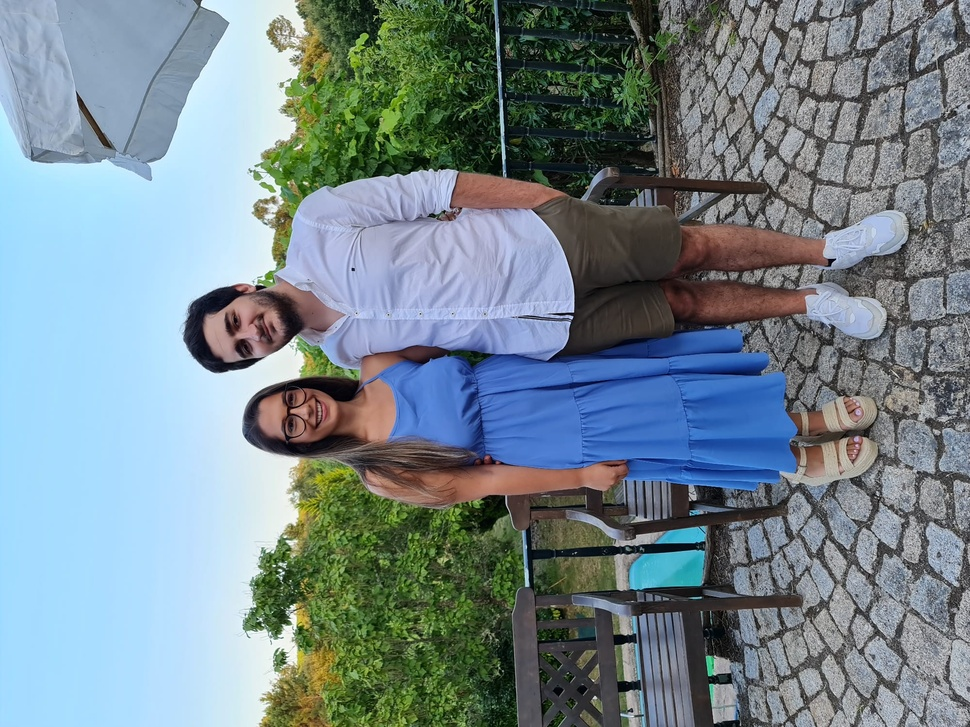
#> input picture img/both.jpeg, 970 x 727 px, shrunk from 2000 x 1500 before the run
$ python main.py
#> lines starting #> are read from the running program, lines starting #| are printed output that depends on the picture
import cv2

img = cv2.imread('img/both.jpeg')
#> img is the input picture: shape (727, 970, 3); mean B, G, R 142.4, 135.2, 118.2

gray_img = cv2.cvtColor(img, cv2.COLOR_BGR2GRAY)
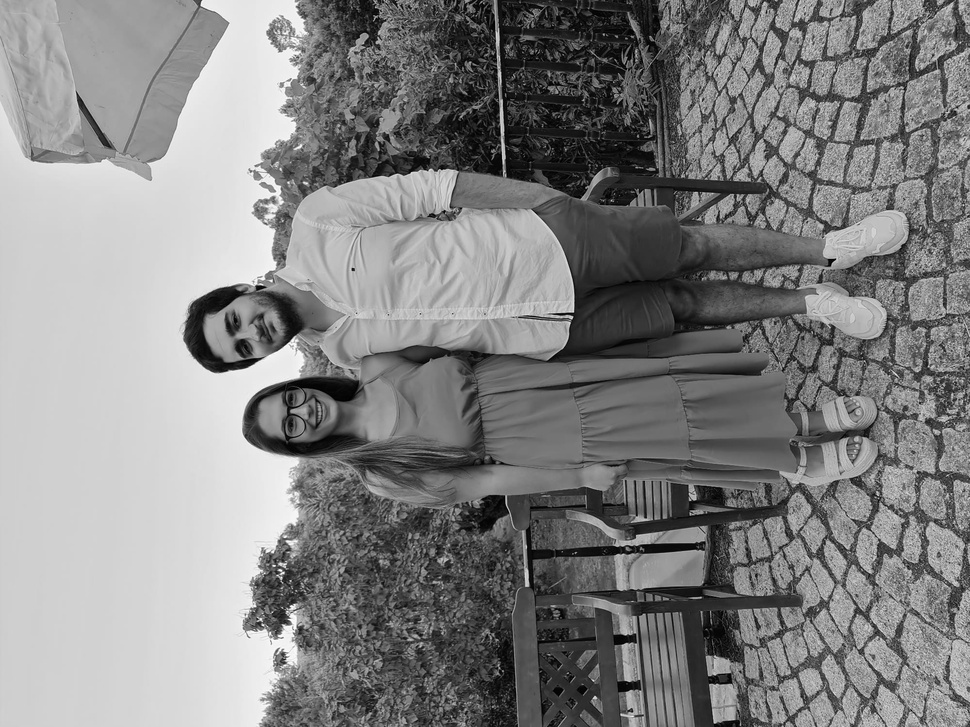
#> gray_img: shape (727, 970); min 0, max 255, mean 131

inverted_gray_img = 255 - gray_img
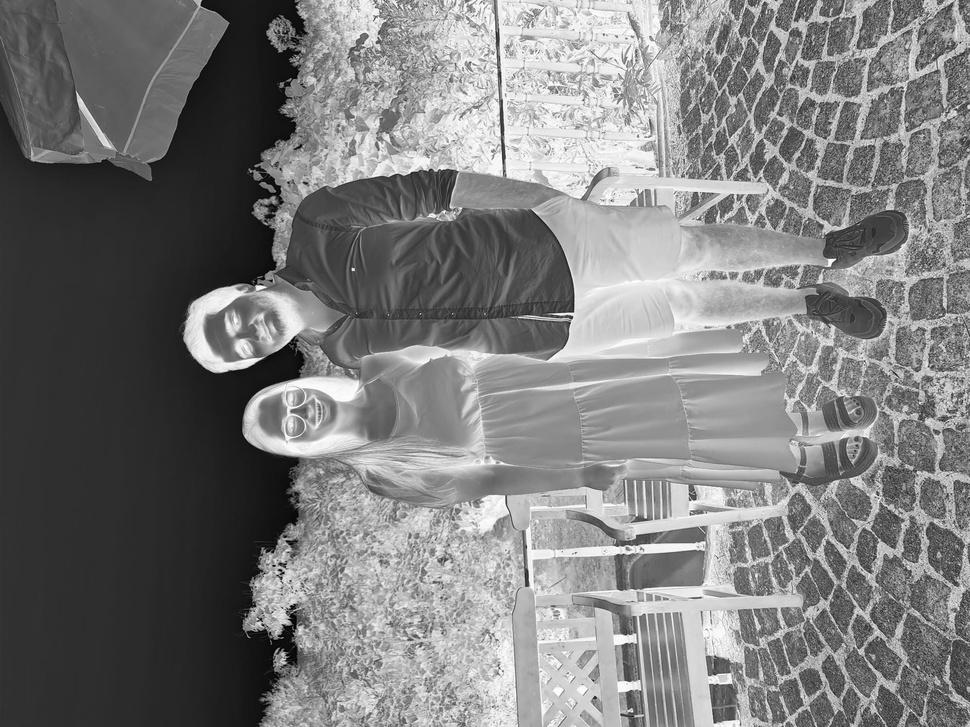
#> inverted_gray_img: shape (727, 970); min 0, max 255, mean 124

blurred_img = cv2.GaussianBlur(inverted_gray_img, (21, 21), 0)
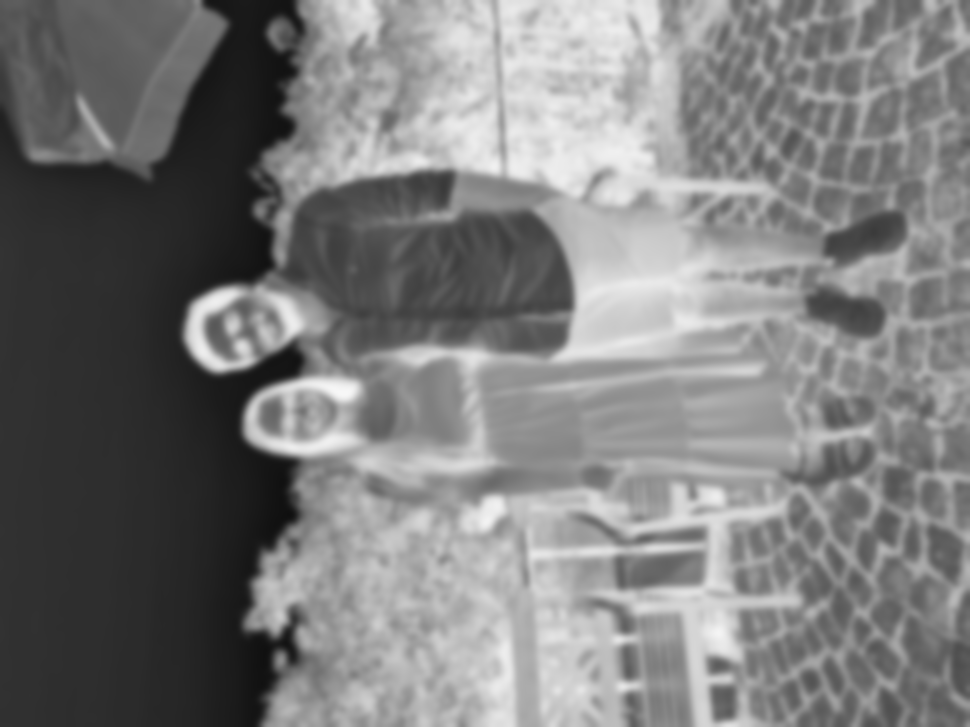
#> blurred_img: shape (727, 970); min 15, max 247, mean 124

inverted_blurred_img = 255 - blurred_img
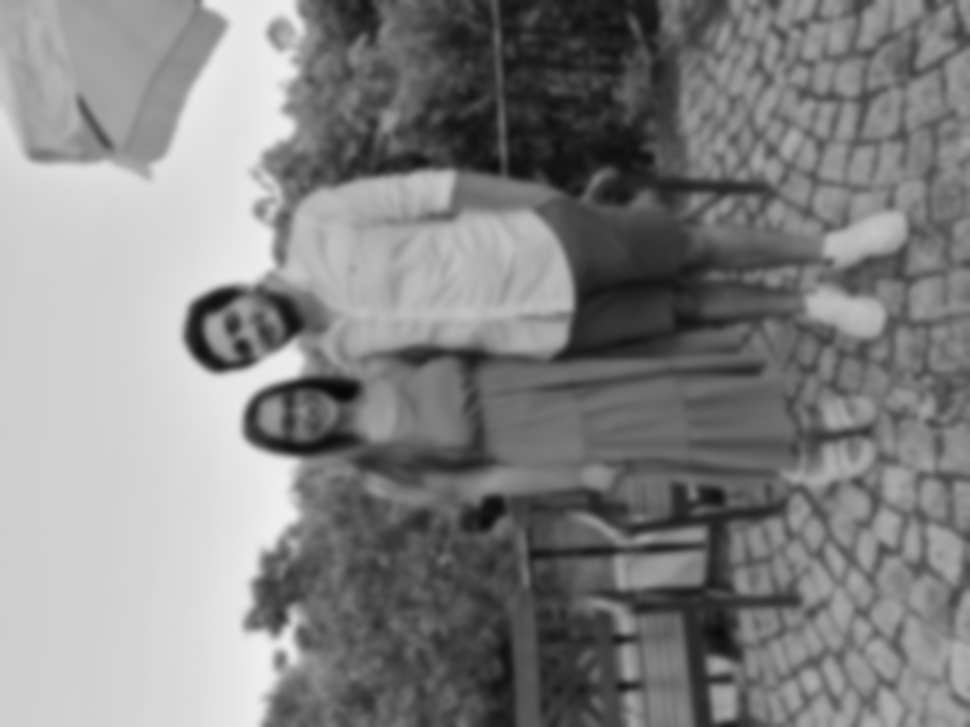
#> inverted_blurred_img: shape (727, 970); min 8, max 240, mean 131

pencil_img = cv2.divide(gray_img, inverted_blurred_img, scale = 256.0)
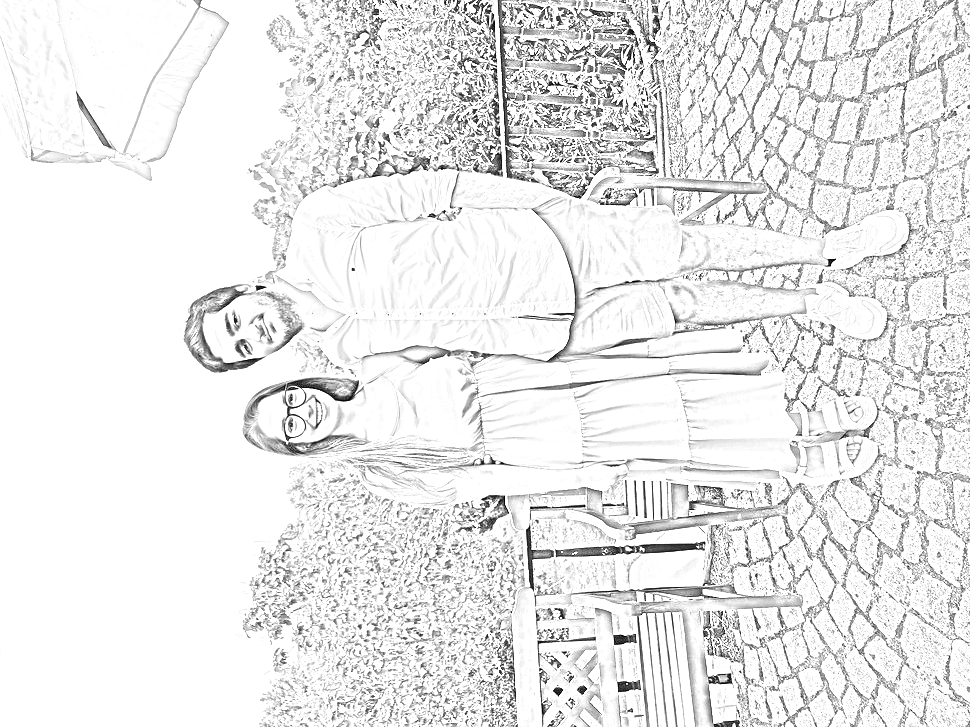
#> pencil_img: shape (727, 970); min 0, max 255, mean 233.6


cv2.imshow('Pencil Sketch', pencil_img)

cv2.waitKey(0)
